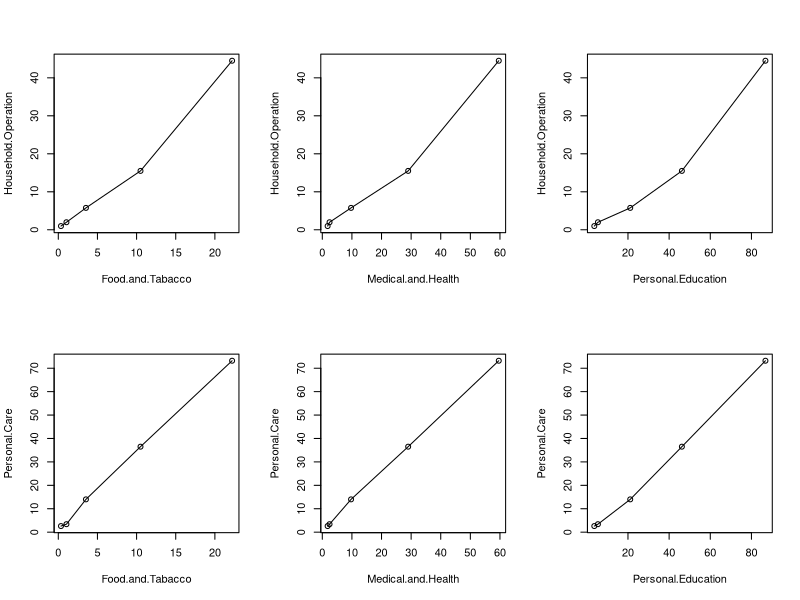

Source code (R):
### sample_1_1.r
###

data(USPersonalExpenditure)
dat <- USPersonalExpenditure
fig <- data.frame(Food.and.Tabacco = dat[, 1], Household.Operation = dat[, 2], Medical.and.Health = dat[, 3], Personal.Care = dat[, 4], Personal.Education = dat[, 5])

par(mfrow = c(2, 3))
with(fig, plot(Household.Operation ~ Food.and.Tabacco, type = 'o'))
with(fig, plot(Household.Operation ~ Medical.and.Health, type = 'o'))
with(fig, plot(Household.Operation ~ Personal.Education, type = 'o'))
with(fig, plot(Personal.Care ~ Food.and.Tabacco, type = 'o'))
with(fig, plot(Personal.Care ~ Medical.and.Health, type = 'o'))
with(fig, plot(Personal.Care ~ Personal.Education, type = 'o'))
